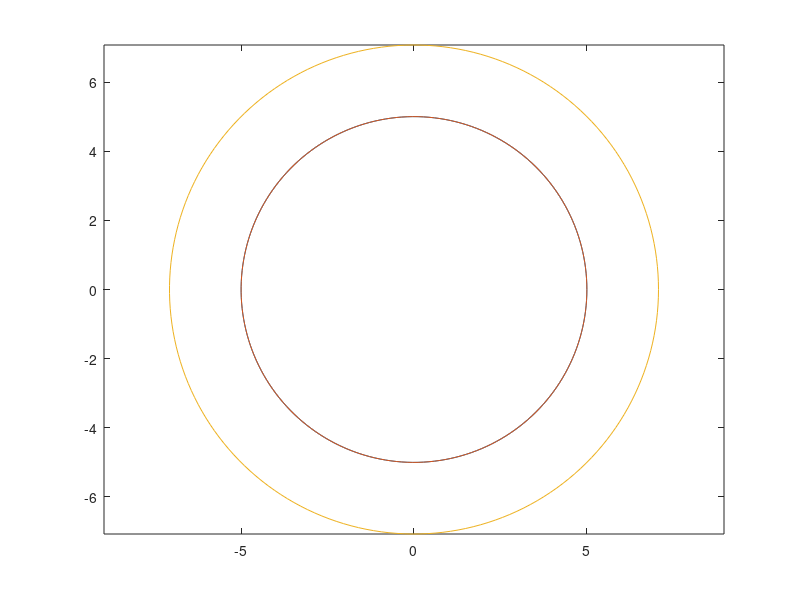

Reproduce this figure in MATLAB.
clc
clear all
a=input('a=\n');
b=input('b=\n');
th=linspace(0,2*pi,200);
x=a*cos(th);
y=b*sin(th);
plot(x,y)
hold on
%auxiliary circle
r=max(a,b);
x=r*cos(th);
y=r*sin(th);
plot(x,y)
%director circle
p=sqrt(a^2+b^2);
X=p*cos(th);
Y=p*sin(th);
plot(X,Y)
hold on
axis equal
